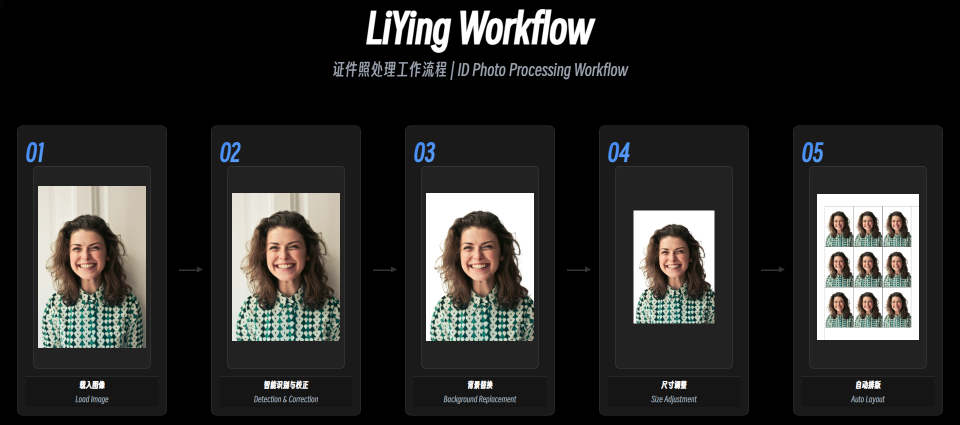
#> input picture images/workflows.png, 1920 x 850 px (shown at 1/2 size); its folder holds only this picture in this run
$ python -i agpic.py   (imports and definitions only)
#> lines starting #> are read from the running program, lines starting #| are printed output that depends on the picture
import os
import shutil
import subprocess
import tempfile
import time
import uuid
import warnings
from io import BytesIO
from pathlib import Path

import click
import mozjpeg_lossless_optimization
from PIL import Image


class QualityInteger(click.ParamType):
    name = "QualityInteger"

    # [118 lines left out: functions _parse_int, convert, generate_output_path, optimize_output_path, find_pngquant_cmd, get_uuid, not called in this run]


class ImageCompressor:
    def __init__(self):
        pass

    # [509 lines left out: functions _save_image, compress_image, _convert_to_webp, _adjust_file_size, _compress_png, _compress_jpg, not called in this run]

    @staticmethod
    def compress_image_from_bytes(image_bytes, quality=80, output_format='JPEG', webp=False, target_size=None,
                                  size_range=None, webp_quality=100):
        """
        Compresses image data and returns the compressed image data.

        :param image_bytes: The byte representation of the image data.
        :type image_bytes: bytes
        :param quality: The compression quality, ranging from 1 to 100.
        :type quality: int
        :param output_format: The output format of the image, default is 'JPEG'.
        :type output_format: str
        :param webp: Whether to convert to WebP format.
        :type webp: bool
        :param target_size: Target file size in KB. When specified, quality is ignored.
        :type target_size: int or None
        :param size_range: A tuple of (min_size, max_size) in KB. Tries to keep quality while ensuring size is within range.
        :type size_range: tuple(int, int) or None
        :param webp_quality: Quality for WebP conversion (1-100). Default is 100.
        :type webp_quality: int
        :return: The byte representation of the compressed image data.
        :rtype: bytes
        """

        # Parameter validation
        if target_size is not None:
            if target_size <= 0:
                raise ValueError(f"Target size must be greater than 0, got {target_size}")
            if size_range is not None:
                warnings.warn("Both target_size and size_range provided. Using target_size and ignoring size_range.",
                              Warning)
                size_range = None

        if size_range is not None:
            min_size, max_size = size_range
            if min_size <= 0 or max_size <= 0:
                raise ValueError(
                    f"Size range values must be greater than 0, got min_size={min_size}, max_size={max_size}")
            if min_size >= max_size:
                raise ValueError(
                    f"Minimum size must be less than maximum size, got min_size={min_size}, max_size={max_size}")

        with BytesIO(image_bytes) as img_buffer:
            img = Image.open(img_buffer).convert('RGB')

            if size_range is not None and target_size is not None:
                with tempfile.TemporaryDirectory() as temp_dir:
                    temp_file_path = Path(
                        temp_dir) / f'temp_{get_uuid(f"AGPicCompress{time.time()}")}.{output_format.lower()}'
                    ImageCompressor._save_image(img, temp_file_path, output_format.upper(), quality)

                    if output_format.upper() == 'JPEG':
                        if size_range is not None:
                            ImageCompressor._compress_jpg(temp_file_path, force=True, quality=quality,
                                                          size_range=size_range, webp=webp, target_size=None,
                                                          webp_quality=webp_quality)
                        else:
                            ImageCompressor._compress_jpg(temp_file_path, force=True, target_size=target_size,
                                                          webp=webp, quality=None, webp_quality=webp_quality)
                    elif output_format.upper() == 'PNG':
                        if size_range is not None:
                            ImageCompressor._compress_png(temp_file_path, force=True, quality=quality,
                                                          size_range=size_range, webp=webp, target_size=None,
                                                          webp_quality=webp_quality)
                        else:
                            ImageCompressor._compress_png(temp_file_path, force=True, target_size=target_size,
                                                          webp=webp, quality=None, webp_quality=webp_quality)
                    else:
                        raise ValueError(f'"{output_format}": Unsupported output file format')

                    final_path = temp_file_path.with_suffix('.webp') if webp else temp_file_path

                    if final_path.exists():
                        with open(final_path, 'rb') as compressed_file:
                            compressed_img_bytes = compressed_file.read()
                            return compressed_img_bytes
                    else:
                        raise ValueError(f"Failed to generate compressed image: {final_path}")

            if output_format.upper() == 'JPEG':
                with BytesIO() as output_buffer:
                    ImageCompressor._save_image(img, Path('temp.jpg'), 'JPEG', quality)
                    with open(Path('temp.jpg'), 'rb') as temp_file:
                        compressed_img_bytes = temp_file.read()
                    os.remove(Path('temp.jpg'))

                    compressed_img_bytes = mozjpeg_lossless_optimization.optimize(compressed_img_bytes)

                    if target_size is not None:
                        with tempfile.TemporaryDirectory() as size_adjust_dir:
                            temp_file_path = Path(
                                size_adjust_dir) / f'temp_{get_uuid(f"AGPicCompress{time.time()}")}.jpg'
                            ImageCompressor._save_image(None, temp_file_path, existing_bytes=compressed_img_bytes)

                            current_size = temp_file_path.stat().st_size / 1024

                            if current_size > target_size:
                                current_quality = quality
                                attempts = 0
                                small_change_count = 0
                                previous_size = float('inf')

                                while current_size > target_size and attempts < 10:
                                    current_quality = max(1, current_quality - 10)

                                    with Image.open(temp_file_path) as img:
                                        img = img.convert("RGB")
                                        with BytesIO() as buffer:
                                            img.save(buffer, format="JPEG", quality=current_quality)
                                            input_jpeg_bytes = buffer.getvalue()

                                    optimized_jpeg_bytes = mozjpeg_lossless_optimization.optimize(input_jpeg_bytes)
                                    ImageCompressor._save_image(None, temp_file_path,
                                                                existing_bytes=optimized_jpeg_bytes)

                                    current_size = temp_file_path.stat().st_size / 1024

                                    size_reduction = previous_size - current_size
                                    if size_reduction < 5:
                                        small_change_count += 1
                                        if small_change_count >= 3:
                                            raise ValueError(
                                                f"Unable to compress image to target size of {target_size}KB. Best achieved: {current_size:.2f}KB")
                                    else:
                                        small_change_count = 0

                                    previous_size = current_size
                                    attempts += 1

                            if current_size < target_size:
                                ImageCompressor._adjust_file_size(temp_file_path, target_size)
                                with open(temp_file_path, 'rb') as adjusted_file:
                                    compressed_img_bytes = adjusted_file.read()
                            # Ensure the temporary file is read back if it was used for size adjustment
                            elif temp_file_path.exists():  # Check if temp_file_path was actually used and exists
                                with open(temp_file_path, 'rb') as adjusted_file:
                                    compressed_img_bytes = adjusted_file.read()

                    elif size_range is not None:
                        min_size, max_size = size_range
                        with tempfile.TemporaryDirectory() as size_adjust_dir:
                            temp_file_path = Path(
                                size_adjust_dir) / f'temp_{get_uuid(f"AGPicCompress{time.time()}")}.jpg'
                            ImageCompressor._save_image(None, temp_file_path, existing_bytes=compressed_img_bytes)

                            current_size = temp_file_path.stat().st_size / 1024

                            if current_size > max_size:
                                current_quality = quality
                                attempts = 0
                                small_change_count = 0
                                previous_size = float('inf')

                                while current_size > max_size and attempts < 10:
                                    current_quality = max(1, current_quality - 10)

                                    with Image.open(temp_file_path) as img:
                                        img = img.convert("RGB")
                                        with BytesIO() as buffer:
                                            img.save(buffer, format="JPEG", quality=current_quality)
                                            input_jpeg_bytes = buffer.getvalue()

                                    optimized_jpeg_bytes = mozjpeg_lossless_optimization.optimize(input_jpeg_bytes)
                                    ImageCompressor._save_image(None, temp_file_path,
                                                                existing_bytes=optimized_jpeg_bytes)

                                    current_size = temp_file_path.stat().st_size / 1024

                                    size_reduction = previous_size - current_size
                                    if size_reduction < 5:
                                        small_change_count += 1
                                        if small_change_count >= 3:
                                            raise ValueError(
                                                f"Unable to compress image to size range of {min_size}-{max_size}KB. Best achieved: {current_size:.2f}KB")
                                    else:
                                        small_change_count = 0

                                    previous_size = current_size
                                    attempts += 1

                            if current_size < min_size:
                                ImageCompressor._adjust_file_size(temp_file_path, min_size)
                                with open(temp_file_path, 'rb') as adjusted_file:
                                    compressed_img_bytes = adjusted_file.read()
                            # Ensure the temporary file is read back if it was used for size adjustment
                            elif temp_file_path.exists():  # Check if temp_file_path was actually used and exists
                                with open(temp_file_path, 'rb') as adjusted_file:
                                    compressed_img_bytes = adjusted_file.read()

                    # Add WebP conversion here if webp is True
                    if webp:
                        with tempfile.TemporaryDirectory() as temp_dir:
                            temp_jpg_path = Path(temp_dir) / f'temp_input_for_webp_{get_uuid(str(time.time()))}.jpg'
                            with open(temp_jpg_path, 'wb') as f_temp_jpg:
                                f_temp_jpg.write(compressed_img_bytes)

                            # Call _convert_to_webp with original target_size and size_range
                            webp_converted_path = ImageCompressor._convert_to_webp(
                                temp_jpg_path,
                                target_size,  # Pass original target_size
                                size_range,  # Pass original size_range
                                webp_quality
                            )

                            if webp_converted_path and webp_converted_path.exists():
                                with open(webp_converted_path, 'rb') as f_webp:
                                    compressed_img_bytes = f_webp.read()
                                # _convert_to_webp might have deleted temp_jpg_path, so no explicit deletion here for it
                            else:
                                warnings.warn(
                                    f"Failed to convert JPEG to WebP. Original JPEG bytes will be returned.",
                                    Warning
                                )
                                # compressed_img_bytes remains the JPEG bytes

            elif output_format.upper() == 'PNG':
                with tempfile.TemporaryDirectory() as temp_dir:
                    temp_png_file_path = Path(temp_dir) / f'temp_{get_uuid(f"AGPicCompress{time.time()}")}.png'

                    ImageCompressor._save_image(None, temp_png_file_path, existing_bytes=image_bytes)

                    new_fp = optimize_output_path(temp_png_file_path, Path(temp_dir), False)
                    pngquant_cmd = find_pngquant_cmd()
                    if not pngquant_cmd:
                        raise FileNotFoundError(
                            'pngquant not found. Please ensure pngquant is installed or added to the environment variable')
                    quality_command = f'--quality {quality}' if isinstance(quality,
                                                                           int) else f'--quality {quality[0]}-{quality[1]}' if isinstance(
                        quality, tuple) else ''
                    command = f'{pngquant_cmd} {temp_png_file_path} --skip-if-larger -f -o {new_fp} {quality_command}'
                    subprocess.run(command, shell=True, check=True)
                    if new_fp.exists():
                        with open(new_fp, 'rb') as compressed_img_file:
                            compressed_img_bytes = compressed_img_file.read()

                            if target_size is not None:
                                with tempfile.TemporaryDirectory() as size_adjust_dir:
                                    temp_file_path = Path(
                                        size_adjust_dir) / f'temp_{get_uuid(f"AGPicCompress{time.time()}")}.png'
                                    ImageCompressor._save_image(None, temp_file_path,
                                                                existing_bytes=compressed_img_bytes)

                                    current_size = temp_file_path.stat().st_size / 1024

                                    if current_size > target_size:
                                        current_quality = quality
                                        attempts = 0
                                        small_change_count = 0
                                        previous_size = float('inf')

                                        while current_size > target_size and attempts < 10:
                                            current_quality = max(1, current_quality - 10)

                                            quality_command = f'--quality {current_quality}'
                                            command = f'{pngquant_cmd} {temp_file_path} --skip-if-larger -f -o {temp_file_path} {quality_command}'
                                            subprocess.run(command, shell=True, check=True)

                                            if not temp_file_path.exists():
                                                break

                                            current_size = temp_file_path.stat().st_size / 1024

                                            size_reduction = previous_size - current_size
                                            if size_reduction < 5:
                                                small_change_count += 1
                                                if small_change_count >= 3:
                                                    raise ValueError(
                                                        f"Unable to compress image to target size of {target_size}KB. Best achieved: {current_size:.2f}KB")
                                            else:
                                                small_change_count = 0

                                            previous_size = current_size
                                            attempts += 1

                                    if current_size < target_size:
                                        ImageCompressor._adjust_file_size(temp_file_path, target_size)
                                        with open(temp_file_path, 'rb') as adjusted_file:
                                            compressed_img_bytes = adjusted_file.read()

                            elif size_range is not None:
                                min_size, max_size = size_range
                                with tempfile.TemporaryDirectory() as size_adjust_dir:
                                    temp_file_path = Path(
                                        size_adjust_dir) / f'temp_{get_uuid(f"AGPicCompress{time.time()}")}.png'

                                    ImageCompressor._save_image(None, temp_file_path,
                                                                existing_bytes=compressed_img_bytes)

                                    current_size = temp_file_path.stat().st_size / 1024

                                    if current_size > max_size:
                                        current_quality = quality
                                        attempts = 0
                                        small_change_count = 0
                                        previous_size = float('inf')

                                        while current_size > max_size and attempts < 10:
                                            current_quality = max(1, current_quality - 10)

                                            quality_command = f'--quality {current_quality}'
                                            command = f'{pngquant_cmd} {temp_file_path} --skip-if-larger -f -o {temp_file_path} {quality_command}'
                                            subprocess.run(command, shell=True, check=True)

                                            if not temp_file_path.exists():
                                                break

                                            current_size = temp_file_path.stat().st_size / 1024

                                            size_reduction = previous_size - current_size
                                            if size_reduction < 5:
                                                small_change_count += 1
                                                if small_change_count >= 3:
                                                    raise ValueError(
                                                        f"Unable to compress image to size range of {min_size}-{max_size}KB. Best achieved: {current_size:.2f}KB")
                                            else:
                                                small_change_count = 0

                                            previous_size = current_size
                                            attempts += 1

                                    if current_size < min_size:
                                        ImageCompressor._adjust_file_size(temp_file_path, min_size)
                                        with open(temp_file_path, 'rb') as adjusted_file:
                                            compressed_img_bytes = adjusted_file.read()
                    else:
                        warnings.warn(
                            'The compressed image file was not generated successfully. It may no longer be compressible or no longer exist',
                            Warning)
                        return None

                    if webp:
                        with tempfile.TemporaryDirectory() as webp_temp_dir:
                            temp_img_path = Path(webp_temp_dir) / f'temp_{get_uuid(f"AGPicCompress{time.time()}")}.png'

                            ImageCompressor._save_image(None, temp_img_path, existing_bytes=compressed_img_bytes)

                            webp_path = ImageCompressor._convert_to_webp(temp_img_path, target_size, size_range,
                                                                         webp_quality)

                            if webp_path and webp_path.exists():
                                with open(webp_path, 'rb') as webp_file:
                                    compressed_img_bytes = webp_file.read()
                            else:
                                with tempfile.TemporaryDirectory() as webp_out_dir:
                                    temp_webp_path = Path(webp_out_dir) / 'temp.webp'
                                    img = Image.open(BytesIO(compressed_img_bytes))
                                    ImageCompressor._save_image(img, temp_webp_path, 'WEBP', webp_quality)
                                    with open(temp_webp_path, 'rb') as webp_file:
                                        compressed_img_bytes = webp_file.read()

                                if size_range is not None:
                                    min_size, max_size = size_range
                                    with tempfile.TemporaryDirectory() as size_adjust_dir:
                                        temp_file_path = Path(
                                            size_adjust_dir) / f'temp_{get_uuid(f"AGPicCompress{time.time()}")}.webp'

                                        ImageCompressor._save_image(None, temp_file_path,
                                                                    existing_bytes=compressed_img_bytes)

                                        current_size = temp_file_path.stat().st_size / 1024

                                        if current_size < min_size:
                                            ImageCompressor._adjust_file_size(temp_file_path, min_size)
                                            with open(temp_file_path, 'rb') as adjusted_file:
                                                compressed_img_bytes = adjusted_file.read()
            else:
                raise ValueError(f'"{output_format}": Unsupported output file format')
        return compressed_img_bytes

    # [59 lines left out: function cli_compress, not called in this run]

>>> import cv2
>>> picture = cv2.imread('../../images/workflows.png', cv2.IMREAD_GRAYSCALE)
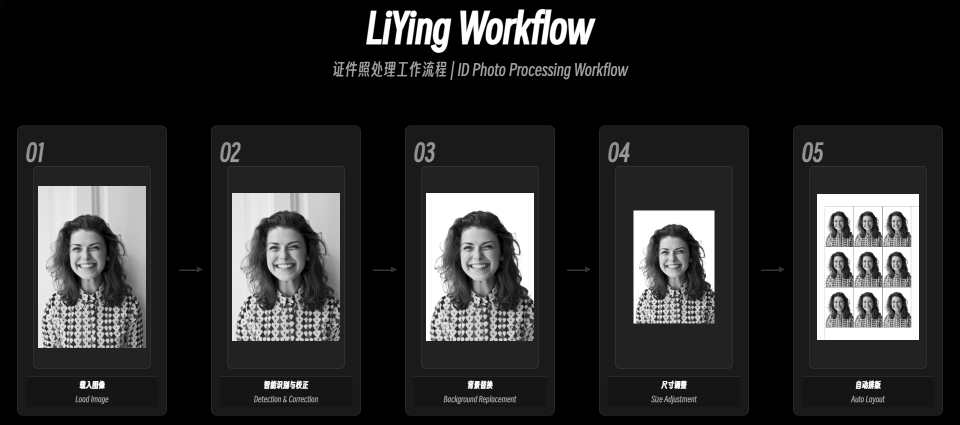
#> picture: shape (850, 1920) (shown at 1/2 size); min 0, max 255, mean 42.9
>>> result = ImageCompressor().compress_image_from_bytes(picture)
#> (the run stopped early here; a loop or call above may not have finished)
